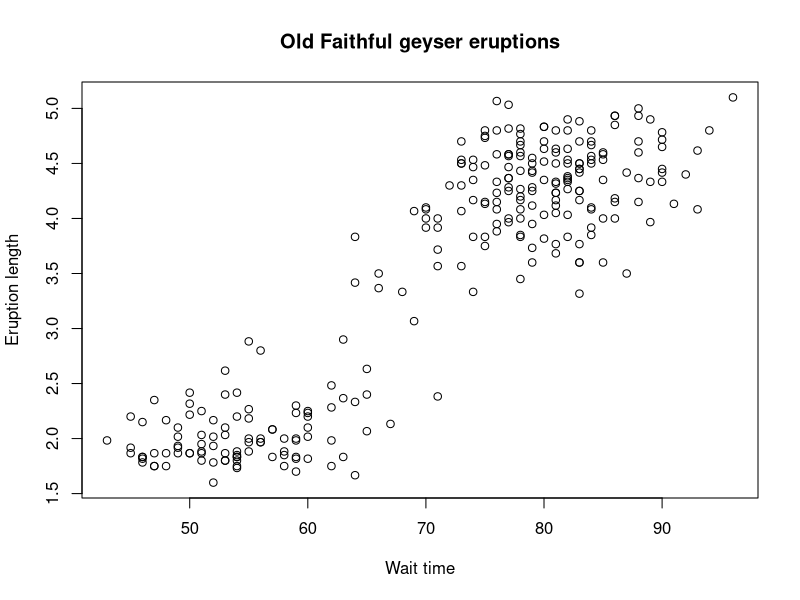
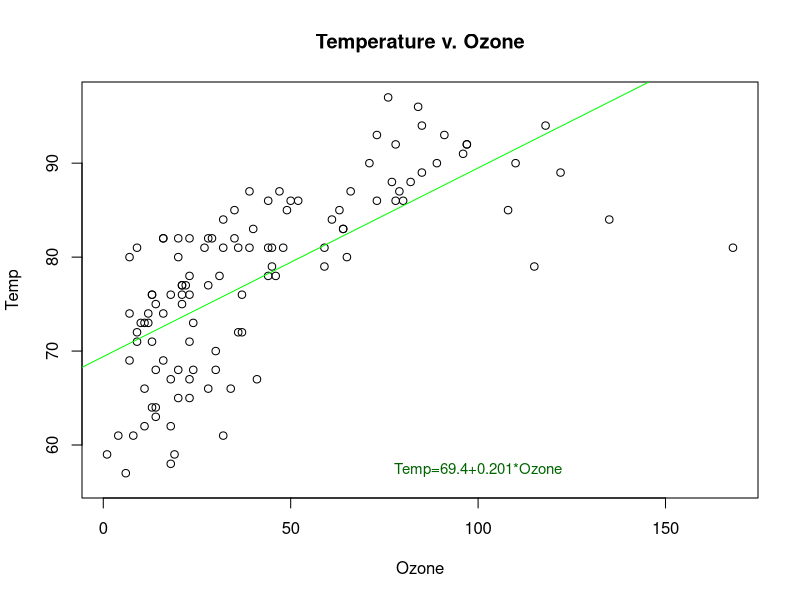

These charts were generated, in order, by the following R code:
####Exercise 1
plot(faithful$eruptions~faithful$waiting,xlab="Wait time",ylab="Eruption length",main="Old Faithful geyser eruptions")
#It looks like there is a positive linear relationship between these variables, but there are also clusters near the top and bottom of the plot that might cause problems with residuals independence
cor(faithful$eruptions,faithful$waiting)
#There is a correlation coefficient of 0.9008112, indicating a high positive correlation between eruption length and wait time.


####Exercise 2
##2.1 Linear model of Ozone
modOz=lm(Temp~Ozone,data=airquality)
summary(modOz)
plot(Temp~Ozone,data=airquality,main="Temperature v. Ozone")
abline(lm(Temp~Ozone,data=airquality),col="green")
mtext("Temp=69.4+0.201*Ozone",side=1,line=-2,at=100,cex=0.9,col="darkgreen")
##2.2 Linear model of eruption time
modFaith=lm(faithful$eruptions~faithful$waiting)
summary(modFaith)
#For each one minute you wait, the your eruption time will be 0.076 minutes longer. This is highly significant. 
#Variation in wait time explains 81% of variation in eruption length


####Exercise 3. RSE, MSE for Ozone model
res.O = residuals(modOz)
RSS.O = sum(res.O^2)
RSE.O = sqrt(RSS.O/summary(modOz)$df[2]) #6.818914
RMSE.O = RSS.O/116
RMSE.O #45.6959
MSE.O = RSS.O/summary(modOz)$df[2]
MSE.O #46.49759
anova(modOz) #residuals/mean square is 46.5, so this checks out
